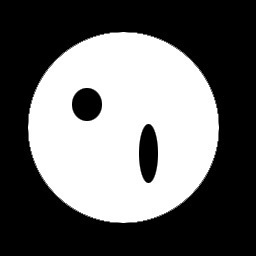
//> input picture Examples/knn/holes.jpg, 256 x 256 px, given in place of the camera
$ ./main   (built with g++ and OpenCV 4)
//> lines starting //> are read from the running program, lines starting //| are printed output that depends on the picture
//
//  main.cpp
//  k_image_enhancer
//
//  Created by Ler Wilson on 24/9/18.
//  Copyright © 2018 Ler Wilson. All rights reserved.
//

#include <iostream>
#include <stdio.h>
#include <stdarg.h>
#include "opencv2/imgproc.hpp"
#include "opencv2/core.hpp"
#include "opencv2/highgui.hpp"

using namespace cv;
using namespace std;

/**
 * Three parameters to tune
 * COLOR_SELECT lets you choose what color you wish to target
 * DISTANCE_DIFFERENCE determines the max distance you wish to stretch the color space (makes colors more distinct)
 * DISTANCE_LIMIT_FILTER additional filter to make sure that we only perform adaptive if it is below a certain distance
 * OUTPUT_MODE determines which output you wish to view
 */


// BGR
vector<vector<float> > colors = {
    {29.57/100 * 255, 68.30 + 127, -112.03 + 127},
    {87.82/100 * 255, -79.29 + 127, 80.99 + 127},
    {54.29/100 * 255, 80.81 + 127, 69.89 + 127}
};

class pipeline {
    Mat inputImg, processed, preprocessed;


    float cartesian_dist (vector<float> colorArray, vector<uchar> lab_channels) {
        //        float difference_1 = pow((colorArray[0] - lab_channels[0]), 2);
        float difference_2 = pow((colorArray[1] - lab_channels[1]), 2);
        float difference_3 = pow((colorArray[2] - lab_channels[2]), 2);
        return sqrt(difference_2 + difference_3);
    }

    Mat preprocessor (Mat input) {
        Mat lab_image = input;

        // Gaussian blurring
        //        GaussianBlur(input, lab_image, Size( 5, 5 ), 0, 0);
        cvtColor(lab_image, lab_image, CV_BGR2Lab);
        return lab_image;
    }


    float cut_off_dist (float dist) {
        if (dist > 255) dist = 255;
        if (dist < 0) dist = 0;

        return dist;
    }


    Mat k_nearest (Mat lab_image) {
        Mat LAB[3];
        Mat outputImg;
        split(lab_image, LAB);

        Mat img_b (lab_image.rows, lab_image.cols, CV_8UC1, Scalar(0,0,0));
        Mat img_g (lab_image.rows, lab_image.cols, CV_8UC1, Scalar(0,0,0));
        Mat img_r (lab_image.rows, lab_image.cols, CV_8UC1, Scalar(0,0,0));

        // Main processing
        for (int i = 0; i < lab_image.rows; i++) {
            for (int d = 0; d < lab_image.cols; d++) {
                vector<uchar> lab_channels = {
                    LAB[0].at<uchar>(i, d),
                    LAB[1].at<uchar>(i, d),
                    LAB[2].at<uchar>(i, d)};

                float dist_b = cartesian_dist(colors[0], lab_channels);
                float dist_g = cartesian_dist(colors[1], lab_channels);
                float dist_r = cartesian_dist(colors[2], lab_channels);


                // [18 lines of commented-out code are left out]
                img_b.at<uchar>(i, d) = (362 - dist_b)/362 *255;
                img_g.at<uchar>(i, d) = (362 - dist_g)/362 *255;
                img_r.at<uchar>(i, d) = (362 - dist_r)/362 *255;
            }
        }

        vector<Mat> channels;
        channels.push_back(img_b);
        channels.push_back(img_g);
        channels.push_back(img_r);

        merge(channels, outputImg);
        return outputImg;
    }

public:
    pipeline (Mat input) {
        // constructor
        time_t start, end;
        time(&start);
        this->inputImg = input;
        this->preprocessed = preprocessor(this->inputImg);
        this->processed = k_nearest(this->preprocessed);

        time(&end);
        double seconds = difftime (end, start);

        //        cout << (double)seconds << endl;
    }

    Mat visualise () {
        return this->processed;
    }

};


int main(int argc, char ** argv) {
    VideoCapture cap(0); // webcam
    Mat source;

    while (true) {
        Mat output;
        cap.read(source);
//> source is the input picture: 256 rows x 256 cols, CV_8UC3; min 0, max 255, mean 104.8
        resize(source, source, Size(), 0.3, 0.3);
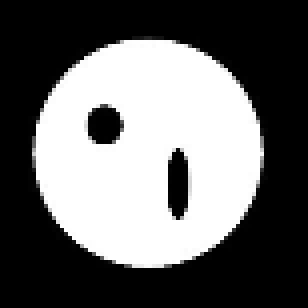
//> source: 77 rows x 77 cols, CV_8UC3 (shown 4 times larger); min 0, max 255, mean 104.4
        imshow("Source", source);
        pipeline myPipeline = pipeline(source);
//> in preprocessor, `cvtColor(lab_image, lab_image, CV_BGR2Lab);`: lab_image: 77 rows x 77 cols, CV_8UC3; mean of channels 0, 1, 2 104.5, 128, 128
//> in k_nearest, `split(lab_image, LAB);`: LAB[1]: 77 rows x 77 cols, CV_8UC1; every value is 128
//> after the loop in k_nearest, `for (int i = 0; i < lab_image.rows; i++)`: img_b: 77 rows x 77 cols, CV_8UC1; every value is 162
//> after the loop in k_nearest, `for (int i = 0; i < lab_image.rows; i++)`: img_g: 77 rows x 77 cols, CV_8UC1; every value is 175
//> after the loop in k_nearest, `for (int i = 0; i < lab_image.rows; i++)`: img_r: 77 rows x 77 cols, CV_8UC1; every value is 180
//> after the loop in k_nearest, `for (int i = 0; i < lab_image.rows; i++)`: colors = 3 items
//> in k_nearest, `merge(channels, outputImg);`:
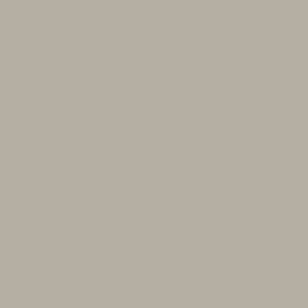
//> outputImg: 77 rows x 77 cols, CV_8UC3 (shown 4 times larger); mean B, G, R 162, 175, 180

        namedWindow("Output", WINDOW_AUTOSIZE);

        resize(myPipeline.visualise(), output, Size(), 2, 2); // upscale it up

        imshow("Output", output);
        waitKey(1);
    }
    return 0;
}
